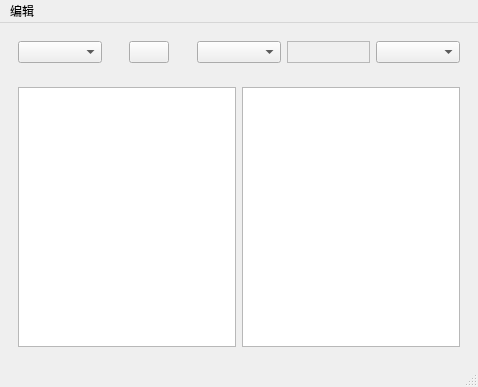
<?xml version="1.0" encoding="UTF-8"?>
<ui version="4.0">
 <class>MainWindow</class>
 <widget class="QMainWindow" name="MainWindow">
  <property name="geometry">
   <rect>
    <x>0</x>
    <y>0</y>
    <width>478</width>
    <height>387</height>
   </rect>
  </property>
  <property name="windowTitle">
   <string>百度翻译</string>
  </property>
  <widget class="QWidget" name="centralwidget">
   <layout class="QVBoxLayout" name="verticalLayout">
    <item>
     <widget class="QWidget" name="widget" native="true">
      <layout class="QHBoxLayout" name="horizontalLayout">
       <item>
        <widget class="QComboBox" name="from_comboBox"/>
       </item>
       <item alignment="Qt::AlignHCenter">
        <widget class="QPushButton" name="exchangeButton">
         <property name="text">
          <string/>
         </property>
        </widget>
       </item>
       <item>
        <widget class="QComboBox" name="to_comboBox"/>
       </item>
       <item>
        <widget class="QFrame" name="frame">
         <property name="frameShape">
          <enum>QFrame::StyledPanel</enum>
         </property>
         <property name="frameShadow">
          <enum>QFrame::Raised</enum>
         </property>
        </widget>
       </item>
       <item>
        <widget class="QComboBox" name="domain_comboBox"/>
       </item>
      </layout>
     </widget>
    </item>
    <item>
     <widget class="QWidget" name="widget_2" native="true">
      <layout class="QHBoxLayout" name="horizontalLayout_2">
       <item>
        <widget class="QTextEdit" name="from_textEdit"/>
       </item>
       <item>
        <widget class="QTextEdit" name="to_textEdit">
         <property name="readOnly">
          <bool>true</bool>
         </property>
        </widget>
       </item>
      </layout>
     </widget>
    </item>
   </layout>
  </widget>
  <widget class="QMenuBar" name="menubar">
   <property name="geometry">
    <rect>
     <x>0</x>
     <y>0</y>
     <width>478</width>
     <height>22</height>
    </rect>
   </property>
   <widget class="QMenu" name="menu">
    <property name="title">
     <string>编辑</string>
    </property>
    <addaction name="action"/>
   </widget>
   <addaction name="menu"/>
  </widget>
  <widget class="QStatusBar" name="statusbar"/>
  <action name="action">
   <property name="text">
    <string>复制翻译结果</string>
   </property>
  </action>
 </widget>
 <resources/>
 <connections/>
</ui>
